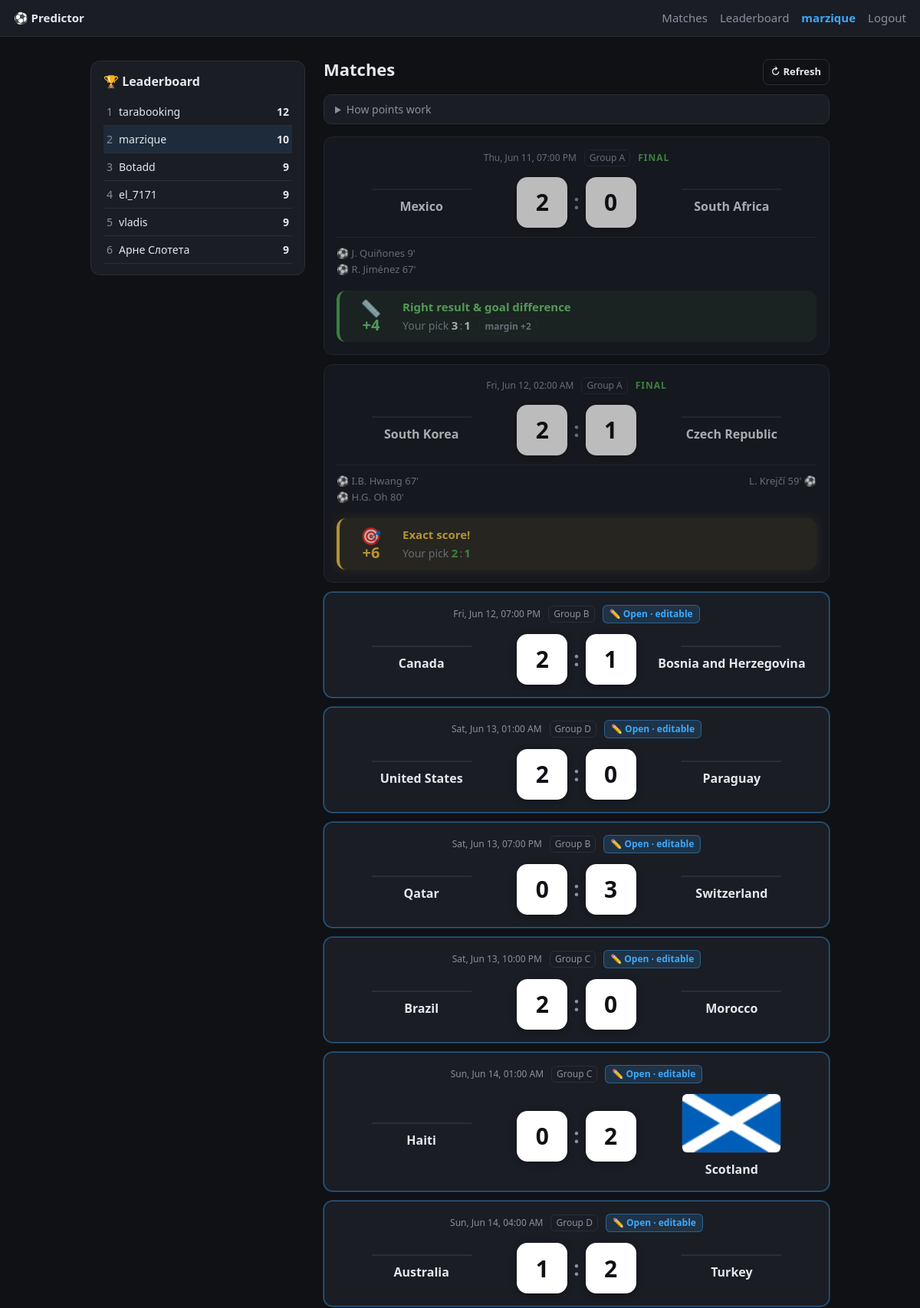
The page / (signed in, upper part) on the database its author committed.
### tables this page shows
CREATE TABLE users (
    id            INTEGER PRIMARY KEY AUTOINCREMENT,
    username      TEXT UNIQUE NOT NULL,
    password_hash TEXT NOT NULL,
    created_at    TEXT NOT NULL
);

CREATE TABLE matches (
    id         TEXT PRIMARY KEY,          -- _id from API
    home       TEXT NOT NULL,
    away       TEXT NOT NULL,
    home_id    TEXT,                      -- team id -> teams.id (for flag)
    away_id    TEXT,
    kickoff    TEXT NOT NULL,             -- ISO 8601
    home_score INTEGER,
    away_score INTEGER,
    finished   INTEGER NOT NULL DEFAULT 0,
    grp        TEXT,
    matchday   TEXT
, home_scorers TEXT, away_scorers TEXT);

CREATE TABLE predictions (
    id        INTEGER PRIMARY KEY AUTOINCREMENT,
    user_id   INTEGER NOT NULL,
    match_id  TEXT NOT NULL,
    pred_home INTEGER NOT NULL,
    pred_away INTEGER NOT NULL,
    points    INTEGER NOT NULL DEFAULT 0,
    UNIQUE(user_id, match_id)
);

CREATE TABLE teams (
    id        TEXT PRIMARY KEY,           -- team id (matches games' home_team_id)
    name_en   TEXT,
    fifa_code TEXT,
    flag      TEXT                        -- local path, e.g. /static/flags/2.png
);

### app.py (the view)
@app.get("/", response_class=HTMLResponse)
async def home(request: Request):
    user = current_user(request)
    if not user:
        return RedirectResponse("/login", status_code=302)
    now = datetime.now(timezone.utc).isoformat()
    with connect() as conn:
        matches = conn.execute("SELECT * FROM matches ORDER BY kickoff").fetchall()
        rows = conn.execute(
            "SELECT match_id, pred_home, pred_away, points FROM predictions WHERE user_id=?",
            (user["id"],)).fetchall()
        flags = {t["id"]: t["flag"]
                 for t in conn.execute("SELECT id, flag FROM teams").fetchall()}
        board = fetch_leaderboard(conn)
    preds = {r["match_id"]: r for r in rows}
    items = []
    for m in matches:
        locked = m["kickoff"] <= now or m["finished"]
        items.append({"m": m, "pred": preds.get(m["id"]), "locked": bool(locked),
                      "home_flag": flags.get(m["home_id"]),
                      "away_flag": flags.get(m["away_id"]),
                      "home_scorers": _scorers(m["home_scorers"]),
                      "away_scorers": _scorers(m["away_scorers"])})
    return render(request, "matches.html",
                  {"user": user, "items": items, "board": board})

### templates/matches.html (shortened to what this page needs)
{% extends "base.html" %}
{% block main_class %}wide{% endblock %}
{% block content %}
<div class="layout">
<aside class="board-side">
  <div class="board-card">
    <h2>🏆 Leaderboard</h2>
    <table class="board">
      <tbody>
      {% for r in board %}
        <tr class="{{ 'me-row' if r['username'] == user['username'] else '' }}">
          <td class="rank">{{ loop.index }}</td>
          <td class="who">{{ r["username"] }}</td>
          <td class="tot"><b>{{ r["total"] }}</b></td>
        </tr>
      {% endfor %}
      </tbody>
    </table>
  </div>
</aside>
<div class="matches-col">
<div class="topbar">
  <h1>Matches</h1>
  <form method="post" action="/sync"><button class="ghost small">↻ Refresh</button></form>
</div>
<details class="scoring">
  <summary>How points work</summary>
</details>
<form id="bulk" method="post" action="/predict-bulk">
{% for it in items %}
{% set m = it.m %}{% set p = it.pred %}
{% set needs = not it.locked and not p %}
<div class="card match {{ 'locked' if it.locked else 'open' }} {{ 'needs-pred' if needs else '' }}">
  <div class="meta">
    <time class="localtime" datetime="{{ m['kickoff'] }}">{{ m["kickoff"].replace("T", " ")[:16] }} UTC</time>
    {% if m["grp"] %}<span class="grp">Group {{ m["grp"] }}</span>{% endif %}
    {% if m["finished"] %}<span class="final">FINAL</span>{% endif %}
    {% if needs %}<span class="todo">Predict this!</span>
    {% elif not it.locked %}<span class="editable">✏️ Open · editable</span>{% endif %}
  </div>
  <div class="fixture">
      <div class="side">
        <span class="name">{{ m["home"] }}</span>
      </div>
      <div class="score">
        {% if it.locked %}
          {% if m["finished"] %}
            <span class="scorebox static">{{ m["home_score"] }}</span>
            <span class="colon">:</span>
            <span class="scorebox static">{{ m["away_score"] }}</span>
          {% else %}
            <span class="scorebox static">{{ p["pred_home"] if p else "–" }}</span>
            <span class="colon">:</span>
            <span class="scorebox static">{{ p["pred_away"] if p else "–" }}</span>
          {% endif %}
        {% else %}
          <input class="scorebox" type="number" name="h_{{ m['id'] }}" min="0"
                 inputmode="numeric" value="{{ p['pred_home'] if p else '' }}"
                 placeholder="0" form="bulk">
          <span class="colon">:</span>
          <input class="scorebox" type="number" name="a_{{ m['id'] }}" min="0"
                 inputmode="numeric" value="{{ p['pred_away'] if p else '' }}"
                 placeholder="0" form="bulk">
        {% endif %}
      </div>
      <div class="side">
        {% if it.away_flag %}<img class="flag" src="{{ it.away_flag }}" alt="">{% endif %}
        <span class="name">{{ m["away"] }}</span>
      </div>
    </div>
  {% if m["finished"] and (it.home_scorers or it.away_scorers) %}
    <div class="scorers">
      <div class="sc-side">
        {% for s in it.home_scorers %}<div class="sc">⚽ {{ s }}</div>{% endfor %}
      </div>
      <div class="sc-side away">
        {% for s in it.away_scorers %}<div class="sc">{{ s }} ⚽</div>{% endfor %}
      </div>
    </div>
  {% endif %}
  {% if m["finished"] and p %}
    {% set pts = p["points"] %}
    {% set hh = p["pred_home"] == m["home_score"] %}
    {% set ah = p["pred_away"] == m["away_score"] %}
    {% set icons = {6: '🎯', 4: '📏', 3: '½', 2: '✓', 0: '✗'} %}
    {% set labels = {
        6: 'Exact score!',
        4: 'Right result &amp; goal difference',
        3: 'Right result &amp; one team&#39;s score',
        2: 'Right result',
        0: 'Missed it'} %}
    <div class="result tier-{{ pts }}">
      <div class="rbadge">
        <span class="ricon">{{ icons[pts] }}</span>
        <span class="rpts">+{{ pts }}</span>
      </div>
      <div class="rmeta">
        <div class="rlabel">{{ labels[pts] | safe }}</div>
        <div class="rpick">Your pick
          <b class="{{ 'hit' if hh else '' }}">{{ p["pred_home"] }}</b><span class="sep">:</span><b class="{{ 'hit' if ah else '' }}">{{ p["pred_away"] }}</b>
          {% if pts == 4 %}<span class="chip">margin {{ '%+d' % (m["home_score"] - m["away_score"]) }}</span>{% endif %}
        </div>
      </div>
    </div>
  {% elif m["finished"] %}
    <div class="pred-view"><span class="muted">No prediction made</span></div>
  {% elif it.locked %}
    <div class="pred-view"><span class="muted">{{ '🔒 Locked in' if p else '🔒 No prediction' }}</span></div>
  {% endif %}
</div>
{% endfor %}
</form>
</div>
</div>
{% endblock %}

### templates/base.html (shortened to what this page needs)
<!doctype html>
<html lang="en">
<head>
  <link rel="stylesheet" href="/static/style.css">
</head>
<body>
  <header>
    <a href="/" class="brand">⚽ Predictor</a>
    {% if user %}
    <nav>
      <a href="/">Matches</a>
      <a href="/leaderboard">Leaderboard</a>
      <span class="me">{{ user["username"] }}</span>
      <a href="/logout">Logout</a>
    </nav>
    {% endif %}
  </header>
  <main class="{% block main_class %}{% endblock %}">
    {% block content %}{% endblock %}
  </main>
</body>
</html>

### rows shown on the page
users: username "marzique", total "10"
users: username "tarabooking", total "12"
users: username "Botadd", total "9"
users: username "el_7171", total "9"
users: username "vladis", total "9"
users: username "Арне Слотета", total "9"
matches: grp "A", home "Mexico", home_score "2", away_score "0", away "South Africa", finished 1 (drawn), m['home_score']-m['away_score'] "+2"
predictions: pred_home "3", pred_away "1"
matches: grp "A", home "South Korea", home_score "2", away_score "1", away "Czech Republic", finished 1 (drawn)
predictions: pred_home "2", pred_away "1"
matches: grp "B", home "Canada", away "Bosnia and Herzegovina"
predictions: pred_home "2", pred_away "1"
matches: grp "D", home "United States", away "Paraguay"
predictions: pred_home "2", pred_away "0"
matches: grp "B", home "Qatar", away "Switzerland"
predictions: pred_home "0", pred_away "3"
matches: grp "C", home "Brazil", away "Morocco"
predictions: pred_home "2", pred_away "0"
matches: grp "C", home "Haiti", away "Scotland"
predictions: pred_home "0", pred_away "2"
teams: away_flag (picture)
matches: grp "D", home "Australia", away "Turkey"
predictions: pred_home "1", pred_away "2"

### other values the page prints
{{ s }} "J. Quiñones 9'" "R. Jiménez 67'" "I.B. Hwang 67'" "H.G. Oh 80'"
{{ icons[pts] }} "📏" "🎯"
{{ pts }} "4" "6"
{{ labels[pts] | safe }} "Right result & goal difference" "Exact score!"
{{ s }} "L. Krejčí 59'"
